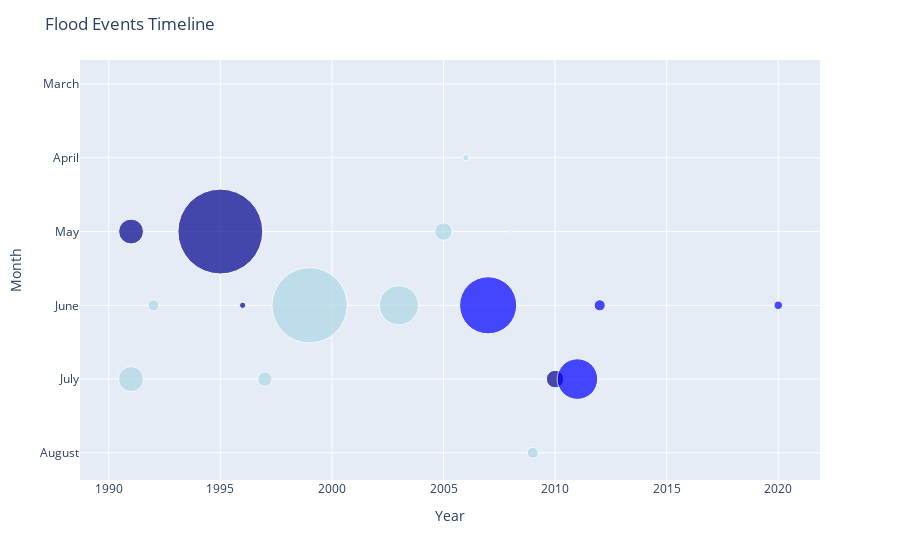

Notebook source saved alongside this figure:
### Code cell
#flood timeline
def flood_timeline():
    with open("global_inputs.yml", 'r') as f:
        global_inputs = yaml.safe_load(f)

    city_inputs = global_inputs.get('city_inputs')

    if menu['flood']:  
        flood_archive_path = global_inputs.get('flood_timeline_source')
        flood_archive = gpd.read_file(flood_archive_path)
        flood_archive = flood_archive[flood_archive.is_valid]
        aoi = features.to_crs(flood_archive.crs)
        flood_archive = flood_archive[flood_archive.intersects(aoi.unary_union)]

        floods = flood_archive[['BEGAN', 'ENDED', 'DEAD', 'DISPLACED', 'MAINCAUSE', 'SEVERITY']]

        # Tally of flood events
        print("Tally of flood events")
        print(floods.agg({'DEAD': 'sum', 'DISPLACED': 'sum', 'BEGAN': 'count'}))

        # Convert dates to datetime and extract year and month
        floods['BEGAN'] = pd.to_datetime(floods['BEGAN'])
        floods['Year'] = floods['BEGAN'].dt.year
        floods['Month'] = floods['BEGAN'].dt.month_name()

        # Prepare text for plotting
        severity_mapping = {
            1: 'Large event',
            1.5: 'Very large event',
            2: 'Extreme event'
        }
        floods['severity_label'] = floods['SEVERITY'].map(severity_mapping)
        floods['text'] = floods.apply(
            lambda row: f"{row['BEGAN'].strftime('%Y-%m-%d')}, {row['severity_label'].lower()} {row['MAINCAUSE']}, "
                        f"{row['DEAD']:,} fatalities, {row['DISPLACED']:,} displaced",
            axis=1
        )

        os.makedirs(render_folder, exist_ok=True)

        # Create scatter plot using Plotly with years on the x-axis and months on the y-axis
        fig = px.scatter(
            floods,
            x='Year',
            y='Month',
            size='DISPLACED',
            color='severity_label',
            hover_name='text',
            size_max=60,
            category_orders={'Month': ['January', 'February', 'March', 'April', 'May', 'June', 
                                       'July', 'August', 'September', 'October', 'November', 'December']},
            color_discrete_map={
                'Large event': 'lightblue',
                'Very large event': 'blue',
                'Extreme event': 'darkblue'
            },
            labels={'DEAD': 'Fatalities', 'Year': 'Year', 'DISPLACED': 'Displaced', 'Month': 'Month'}
        )

        fig.update_layout(
            autosize=True,
            title='Flood Events Timeline',
            xaxis_title='Year',
            yaxis_title='Month',
            coloraxis_colorbar=dict(title='Severity'),
            showlegend=False
        )

        # Save Plotly figure as HTML
        render_path_html = os.path.join(render_folder, f"{city}_flood_timeline.html")
        fig.write_html(render_path_html, full_html=False, include_plotlyjs='cdn')
        fig.show()

        # Create scatter plot using matplotlib with years on the x-axis and months on the y-axis
        plt.figure(figsize=(12.5, 6))
        colors = {
            'Large event': 'lightblue',
            'Very large event': 'blue',
            'Extreme event': 'darkblue'
        }
        month_order = ['January', 'February', 'March', 'April', 'May', 'June', 
                       'July', 'August', 'September', 'October', 'November', 'December']
        for severity, color in colors.items():
            subset = floods[floods['severity_label'] == severity]
            plt.scatter(subset['Year'], subset['Month'].map(lambda x: month_order.index(x) + 1), 
                        s=subset['DISPLACED']/10000, c=color, label=severity, alpha=0.6, edgecolors='w', linewidth=0.5)
        
        plt.yticks(ticks=range(1, 13), labels=month_order)
        plt.title('Flood Events Timeline')
        plt.xlabel('Year')
        plt.ylabel('Month')
        plt.legend(title='Severity')
        plt.grid(True)
        render_path_matplotlib = os.path.join(render_folder, f"{city}_flood_timeline.png")
        plt.savefig(render_path_matplotlib)
        plt.close()

### Figure 1 — Plotly figure (JSON) as saved in the notebook; plotly's stock layout.template omitted (floating-point values rounded to 4 significant figures)
{"data": [{"hovertemplate": "<b>%{hovertext}</b><br><br>severity_label=Extreme event<br>Year=%{x}<br>Month=%{y}<br>Displaced=%{marker.size}<extra></extra>", "hovertext": ["1991-05-18, extreme event Heavy rain, 400 fatalities, 600,000 displaced", "1995-05-15, extreme event Heavy rain, 1,530 fatalities, 7,000,000 displaced", "1996-06-13, extreme event Heavy rain, 340 fatalities, 37,770 displaced", "2010-07-23, extreme event Monsoonal Rain, 1,100 fatalities, 300,000 displaced"], "legendgroup": "Extreme event", "marker": {"color": "darkblue", "size": [600000, 7000000, 37770, 300000], "sizemode": "area", "sizeref": 1944.0, "symbol": "circle"}, "mode": "markers", "name": "Extreme event", "orientation": "h", "showlegend": true, "type": "scatter", "x": [1991, 1995, 1996, 2010], "xaxis": "x", "y": ["May", "May", "June", "July"], "yaxis": "y"}, {"hovertemplate": "<b>%{hovertext}</b><br><br>severity_label=Large event<br>Year=%{x}<br>Month=%{y}<br>Displaced=%{marker.size}<extra></extra>", "hovertext": ["1991-07-01, large event Heavy rain, 750 fatalities, 615,000 displaced", "1992-03-15, large event Heavy rain, 59 fatalities, 0 displaced", "1992-06-12, large event Heavy rain, 93 fatalities, 120,000 displaced", "1997-07-06, large event Monsoonal rain, 287 fatalities, 200,000 displaced", "1998-08-03, large event Heavy rain, 90 fatalities, 0 displaced", "1999-06-23, large event Heavy rain, 725 fatalities, 5,530,000 displaced", "2003-06-23, large event Heavy rain, 430 fatalities, 1,500,000 displaced", "2004-06-05, large event Brief torrential rain, 3 fatalities, 0 displaced", "2004-06-14, large event Heavy rain, 2 fatalities, 0 displaced", "2005-05-30, large event Heavy rain, 160 fatalities, 300,000 displaced", "2006-04-21, large event Heavy rain, 22 fatalities, 36,900 displaced", "2008-05-27, large event Heavy rain, 64 fatalities, 5,000 displaced", "2009-08-28, large event Heavy Rain, 42 fatalities, 118,000 displaced"], "legendgroup": "Large event", "marker": {"color": "lightblue", "size": [615000, 0, 120000, 200000, 0, 5530000, 1500000, 0, 0, 300000, 36900, 5000, 118000], "sizemode": "area", "sizeref": 1944.0, "symbol": "circle"}, "mode": "markers", "name": "Large event", "orientation": "h", "showlegend": true, "type": "scatter", "x": [1991, 1992, 1992, 1997, 1998, 1999, 2003, 2004, 2004, 2005, 2006, 2008, 2009], "xaxis": "x", "y": ["July", "March", "June", "July", "August", "June", "June", "June", "June", "May", "April", "May", "August"], "yaxis": "y"}, {"hovertemplate": "<b>%{hovertext}</b><br><br>severity_label=Very large event<br>Year=%{x}<br>Month=%{y}<br>Displaced=%{marker.size}<extra></extra>", "hovertext": ["2007-06-06, very large event Heavy rain, 600 fatalities, 3,170,000 displaced", "2011-07-11, very large event Monsoonal Rain, 6 fatalities, 1,600,000 displaced", "2012-06-22, very large event Monsoonal Rain, 50 fatalities, 120,000 displaced", "2020-06-15, very large event Monsoonal Rain, 20 fatalities, 70,000 displaced"], "legendgroup": "Very large event", "marker": {"color": "blue", "size": [3170000, 1600000, 120000, 70000], "sizemode": "area", "sizeref": 1944.0, "symbol": "circle"}, "mode": "markers", "name": "Very large event", "orientation": "h", "showlegend": true, "type": "scatter", "x": [2007, 2011, 2012, 2020], "xaxis": "x", "y": ["June", "July", "June", "June"], "yaxis": "y"}], "layout": {"autosize": true, "coloraxis": {"colorbar": {"title": {"text": "Severity"}}}, "legend": {"itemsizing": "constant", "title": {"text": "severity_label"}, "tracegroupgap": 0}, "margin": {"t": 60}, "showlegend": false, "title": {"text": "Flood Events Timeline"}, "xaxis": {"anchor": "y", "domain": [0, 1], "title": {"text": "Year"}}, "yaxis": {"anchor": "x", "categoryarray": ["December", "November", "October", "September", "August", "July", "June", "May", "April", "March", "February", "January"], "categoryorder": "array", "domain": [0, 1], "title": {"text": "Month"}}}}
